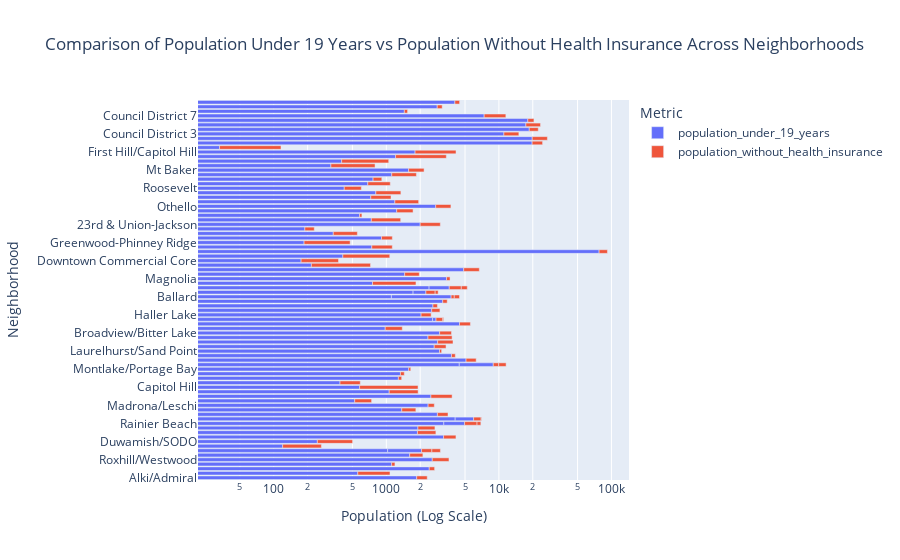

The notebook cell this image was saved under:
### Markdown cell above
## Problem 4: Question 2 (12 pts)

You will prepare a visualization for the question you asked by completing the following steps: 

1. Add a mark down cell writing out your question and your findings.
2. Create a visual two answer the question. Perform at least 2 modifications of the graph to empathise what you found in the data (https://www.youtube.com/watch?v=IM-r9lEZciM). You must add a comment to your code explain the modifications you made. For example:
    * Add a decriptive title
    * Modify the color(s) in your graph
    * Pick a accurate scale to communicate your findings without skewing the data. (Watch https://www.youtube.com/watch?v=9pNWVMxaFuM)



**Grading** 

You will receive 3 points for the mark down cell writing out your questions and findings. 

You will receive 3 points for picking the correct visualization for your question and data. 

For each graph modification you will get 2 points for correctly coding the modification and 1 point for the comment explaining why you picked that modification.

### Code cell
import plotly.express as px

# Filter data for North Delridge neighborhood using dis_health_df
high_point_df = dis_health_df[dis_health_df['neighborhood_name'] == 'North Delridge']

# Set plot style
sns.set_style("whitegrid")

# Create a bar plot comparing 'population_under_19_years' and 'population_without_health_insurance'
plt.figure(figsize=(8, 5))

# Create a bar plot with two bars for North Delridge neighborhood
high_point_df[['population_under_19_years', 'population_without_health_insurance']].T.plot(kind='bar', legend=False)

# Labels and title
plt.xlabel("Metrics", fontsize=12)
plt.ylabel("Population", fontsize=12)
plt.title("Population Under 19 Years vs Population Without Health Insurance in North Delridge", fontsize=14)

# Show the plot
plt.xticks([0, 1], ['Population Under 19 Years', 'Population Without Health Insurance'], rotation=0)
plt.show()


# Reshape the data for easier plotting
bar_data = dis_health_df[['neighborhood_name', 'population_under_19_years', 'population_without_health_insurance']]
bar_data = bar_data.melt(id_vars='neighborhood_name', value_vars=['population_under_19_years', 'population_without_health_insurance'], var_name='Metric', value_name='Population')

# Create a horizontal bar plot with a log scale
fig = px.bar(
    bar_data, 
    y='neighborhood_name',  # Neighborhoods on the y-axis
    x='Population',         # Population values on the x-axis
    color='Metric',
    labels={'neighborhood_name': 'Neighborhood', 'Population': 'Population'},
    title="Comparison of Population Under 19 Years vs Population Without Health Insurance Across Neighborhoods",
    orientation='h'  # 'h' makes the bars horizontal
)

# Apply log scale to x-axis instead (since bars are now horizontal)
fig.update_layout(
    xaxis_type="log",  # Logarithmic scale applied to x-axis
    xaxis_title="Population (Log Scale)",
    yaxis_title="Neighborhood",
    autosize=True
)

# Show the plot
fig.show()

### Figure 1 — Plotly figure (JSON) as saved in the notebook; plotly's stock layout.template omitted (floating-point values rounded to 4 significant figures)
{"data": [{"hovertemplate": "Metric=population_under_19_years<br>Population=%{x}<br>Neighborhood=%{y}<extra></extra>", "legendgroup": "population_under_19_years", "marker": {"color": "#636efa", "pattern": {"shape": ""}}, "name": "population_under_19_years", "orientation": "h", "showlegend": true, "textposition": "auto", "type": "bar", "x": [1862, 558, 2407, 1115, 2559, 1613, 1028, 120, 244, 3227, 1890, 1909, 3241, 4090, 2844, 1372, 2351, 524, 2490, 1061, 579, 388, 1280, 1335, 1582, 4448, 5110, 3792, 2968, 2664, 2858, 2346, 2977, 978, 4471, 2574, 2036, 2532, 2595, 3170, 1110, 1729, 2398, 754, 3429, 1456, 4871, 216, 175, 411, 77688, 743, 186, 906, 338, 189, 2000, 736, 1875, 579, 1237, 2746, 1191, 1028, 728, 807, 423, 1226, 1720, 685, 763, 191, 1118, 518, 2654, 1577, 322, 4466, 401, 1208, 1801, 33, 19739, 19781, 11085, 18612, 17376, 18090, 7400, 1446, 2834, 4066], "xaxis": "x", "y": ["Alki/Admiral", "North Delridge", "High Point", "Riverview", "Roxhill/Westwood", "Highland Park", "South Park", "Georgetown", "Duwamish/SODO", "South Beacon Hill/NewHolly", "Beacon Hill", "North Beacon Hill/Jefferson Park", "Rainier Beach", "Columbia City", "Seward Park", "Mt. Baker/North Rainier", "Madrona/Leschi", "Judkins Park", "Central Area/Squire Park", "First Hill", "Capitol Hill", "North Capitol Hill", "Miller Park", "Madison Park", "Montlake/Portage Bay", "University District", "Ravenna/Bryant", "Wedgwood/View Ridge", "Laurelhurst/Sand Point", "Northgate/Maple Leaf", "Olympic Hills/Victory Heights", "Cedar Park/Meadowbrook", "Broadview/Bitter Lake", "Licton Springs", "Greenwood/Phinney Ridge", "Green Lake", "Haller Lake", "North Beach/Blue Ridge", "Whittier Heights", "Sunset Hill/Loyal Heights", "Ballard", "Fremont", "Wallingford", "Cascade/Eastlake", "Magnolia", "Interbay", "Queen Anne", "Belltown", "Downtown Commercial Core", "Pioneer Square/International District", "Outside Villages", "Aurora-Licton Springs", "Greenwood-Phinney Ridge", "Crown Hill", "Upper Queen Anne", "Eastlake", "23rd & Union-Jackson", "North Beacon Hill", "Columbia City", "Admiral", "Bitter Lake Village", "Othello", "Westwood-Highland Park", "South Park", "Madison-Miller", "Lake City", "Roosevelt", "Wallingford", "Rainier Beach", "West Seattle Junction", "Morgan Junction", "Green Lake", "Northgate", "Fremont", "Ballard", "Mt Baker", "South Lake Union", "University District", "Uptown", "Downtown", "First Hill/Capitol Hill", "Greater Duwamish", "Council District 1", "Council District 2", "Council District 3", "Council District 4", "Council District 5", "Council District 6", "Council District 7", "Arbor Heights", "Fauntleroy/Seaview", "West Seattle Junction/Genesee Hill"], "yaxis": "y"}, {"hovertemplate": "Metric=population_without_health_insurance<br>Population=%{x}<br>Neighborhood=%{y}<extra></extra>", "legendgroup": "population_without_health_insurance", "marker": {"color": "#EF553B", "pattern": {"shape": ""}}, "name": "population_without_health_insurance", "orientation": "h", "showlegend": true, "textposition": "auto", "type": "bar", "x": [447, 520, 279, 78, 1043, 500, 484, 145, 258, 928, 866, 794, 1435, 991, 690, 458, 318, 216, 1351, 855, 1334, 199, 89, 109, 66, 1052, 1173, 309, 132, 729, 1055, 1494, 815, 408, 1114, 409, 465, 462, 250, 305, 251, 469, 1012, 1080, 253, 507, 1830, 508, 201, 662, 14450, 387, 291, 225, 215, 40, 1019, 605, 69, 28, 491, 1004, 746, 484, 373, 540, 177, 603, 520, 399, 149, 54, 733, 172, 453, 588, 472, 1626, 649, 2205, 2360, 83, 4705, 7189, 3960, 3765, 6061, 2398, 4132, 99, 302, 411], "xaxis": "x", "y": ["Alki/Admiral", "North Delridge", "High Point", "Riverview", "Roxhill/Westwood", "Highland Park", "South Park", "Georgetown", "Duwamish/SODO", "South Beacon Hill/NewHolly", "Beacon Hill", "North Beacon Hill/Jefferson Park", "Rainier Beach", "Columbia City", "Seward Park", "Mt. Baker/North Rainier", "Madrona/Leschi", "Judkins Park", "Central Area/Squire Park", "First Hill", "Capitol Hill", "North Capitol Hill", "Miller Park", "Madison Park", "Montlake/Portage Bay", "University District", "Ravenna/Bryant", "Wedgwood/View Ridge", "Laurelhurst/Sand Point", "Northgate/Maple Leaf", "Olympic Hills/Victory Heights", "Cedar Park/Meadowbrook", "Broadview/Bitter Lake", "Licton Springs", "Greenwood/Phinney Ridge", "Green Lake", "Haller Lake", "North Beach/Blue Ridge", "Whittier Heights", "Sunset Hill/Loyal Heights", "Ballard", "Fremont", "Wallingford", "Cascade/Eastlake", "Magnolia", "Interbay", "Queen Anne", "Belltown", "Downtown Commercial Core", "Pioneer Square/International District", "Outside Villages", "Aurora-Licton Springs", "Greenwood-Phinney Ridge", "Crown Hill", "Upper Queen Anne", "Eastlake", "23rd & Union-Jackson", "North Beacon Hill", "Columbia City", "Admiral", "Bitter Lake Village", "Othello", "Westwood-Highland Park", "South Park", "Madison-Miller", "Lake City", "Roosevelt", "Wallingford", "Rainier Beach", "West Seattle Junction", "Morgan Junction", "Green Lake", "Northgate", "Fremont", "Ballard", "Mt Baker", "South Lake Union", "University District", "Uptown", "Downtown", "First Hill/Capitol Hill", "Greater Duwamish", "Council District 1", "Council District 2", "Council District 3", "Council District 4", "Council District 5", "Council District 6", "Council District 7", "Arbor Heights", "Fauntleroy/Seaview", "West Seattle Junction/Genesee Hill"], "yaxis": "y"}], "layout": {"autosize": true, "barmode": "relative", "legend": {"title": {"text": "Metric"}, "tracegroupgap": 0}, "title": {"text": "Comparison of Population Under 19 Years vs Population Without Health Insurance Across Neighborhoods"}, "xaxis": {"anchor": "y", "domain": [0, 1], "title": {"text": "Population (Log Scale)"}, "type": "log"}, "yaxis": {"anchor": "x", "domain": [0, 1], "title": {"text": "Neighborhood"}}}}
